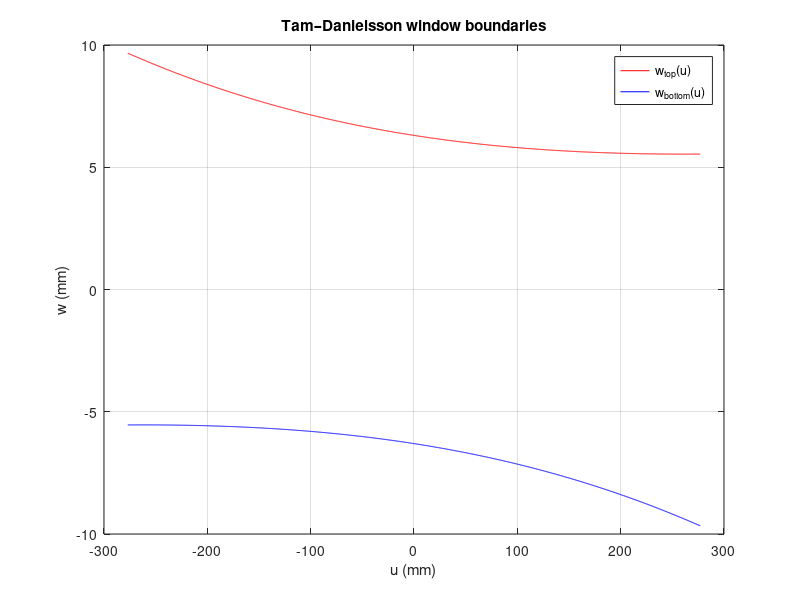

Write MATLAB code to recreate this figure.
%------------------------------
% Input parameters
%------------------------------
P = 46.0;                         % Pitch (mm)
R = 610;                          % Distance from source to iso-center (mm)
R0 = 1113;                        % Distance from source to detector (mm)
D = R;                            % D = R (if not otherwise specified)
alpha_m = 0.426235;               % Half fan angle (radians)
dw = 0.4008525174825175;          % Detector row thickness (mm)
du = 0.689741074909091;           % Detector element spacing (mm)
n_u = 1376;                       % Number of detector columns

%------------------------------
% Compute u range
%------------------------------
u_m = D * tan(alpha_m);                          % Max u (symmetric about 0)
u = linspace(-u_m, u_m, n_u);                    % 1376 detector columns

%------------------------------
% Compute w_top(u) and w_bottom(u)
%------------------------------
w_top = (P ./ (2 * pi * R0 * D)) .* ((u.^2 + D^2) .* (pi/2 - atan(u ./ D)));
w_bottom = -(P ./ (2 * pi * R0 * D)) .* ((u.^2 + D^2) .* (pi/2 + atan(u ./ D)));

%------------------------------
% Compute N_rows and M
%------------------------------
term = (u_m^2 + D^2) * (pi/2 + atan(u_m / D));
N_rows = 1 + (P / (pi * R0 * D * dw)) * term;

factor = P * D / (N_rows * R0 * dw);  % Pitch factor
M = 0.5 * N_rows * (1 + (pi/2 + alpha_m) * tan(alpha_m));

%------------------------------
% Output
%------------------------------
fprintf('Minimum required detector rows: %.2f\n', N_rows);
fprintf('Maximum pitch factor: %.2f\n', factor);
fprintf('Recommended number of kappa-curves M: %.2f (rounded: %d)\n', M, round(M));

%------------------------------
% Optional plot
%------------------------------
figure;
plot(u, w_top, 'r', u, w_bottom, 'b');
xlabel('u (mm)');
ylabel('w (mm)');
title('Tam–Danielsson window boundaries');
legend('w_{top}(u)', 'w_{bottom}(u)');
grid on;
